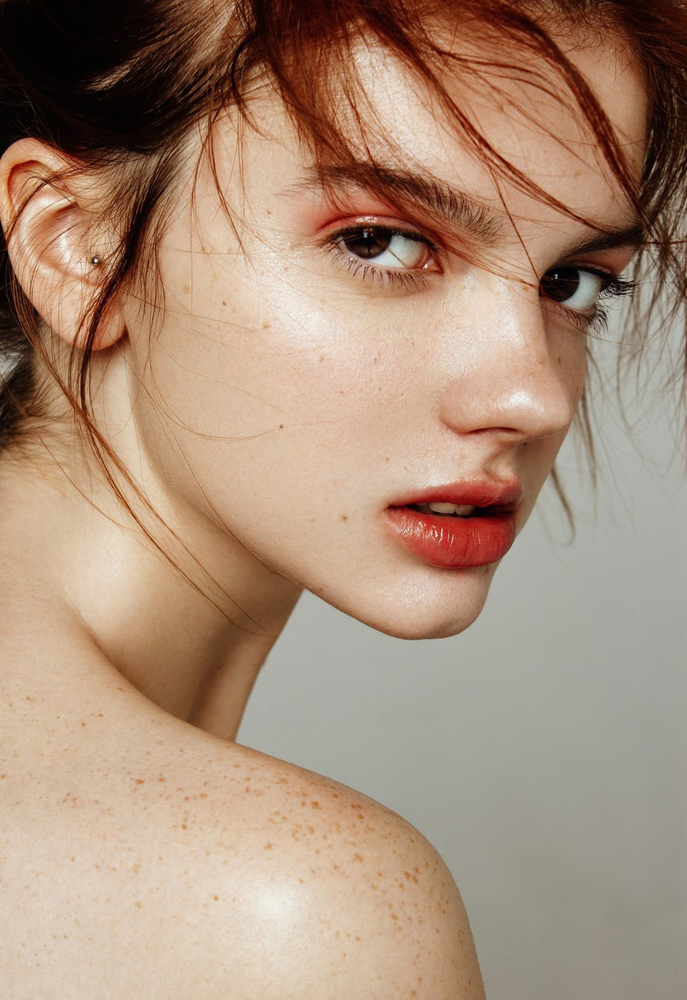
%> input picture 数字图像处理/作业/experiment2-1/test.png, 687 x 1000 px, shrunk from 1024 x 1490 before the run
$ octave experiment2_1.m   (GNU Octave 9; MATLAB toolbox functions it lacks are replaced by stand-ins)
%> lines starting %> are read from the running program, lines starting %| are printed output that depends on the picture
close all;clc;clear
img=imread("test.png");
%> img is the input picture: size 1000x687x3 uint8; mean R, G, B 169.3, 142, 121.6
imgG2B=img;imgR2B=img;imgR2G=img;
imgG2B(:,:,2)=img(:,:,3);
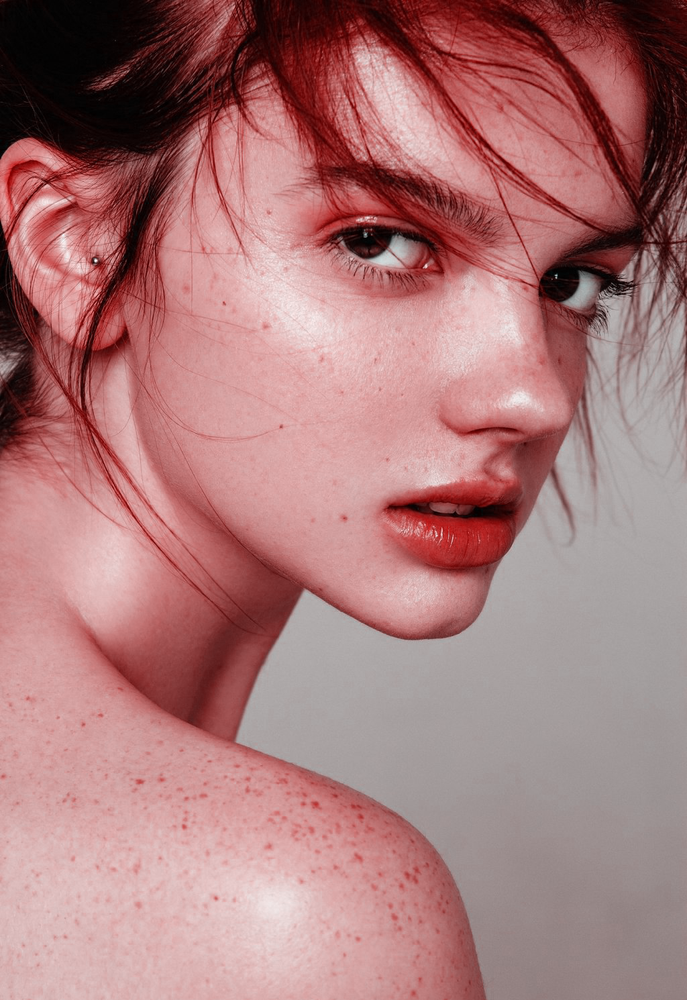
%> imgG2B: size 1000x687x3 uint8; mean R, G, B 169.3, 121.6, 121.6
imgG2B(:,:,3)=img(:,:,2);
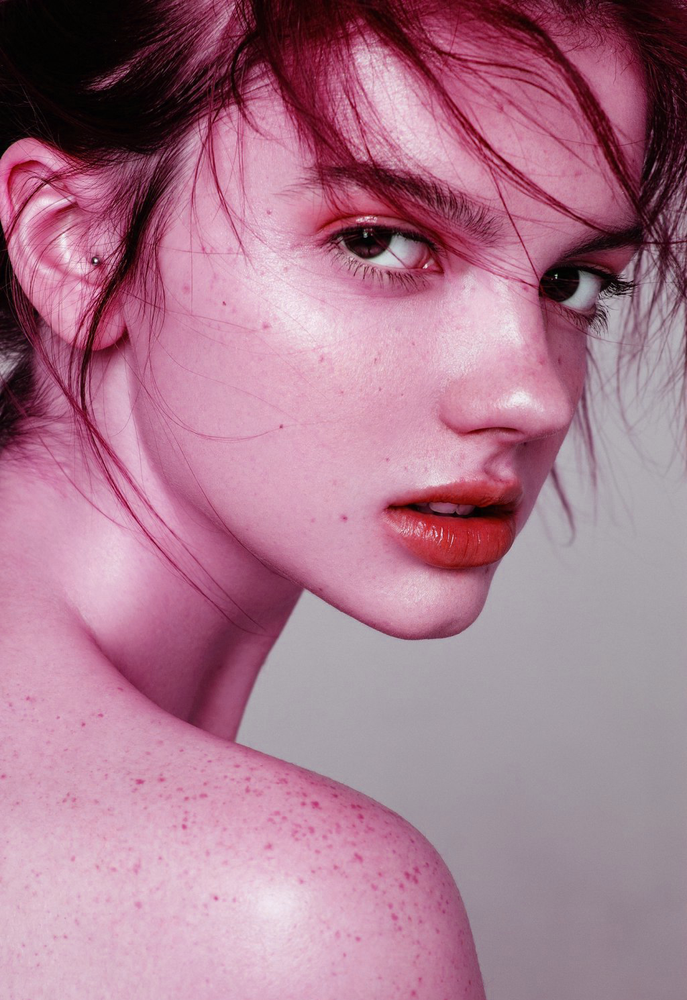
%> imgG2B: size 1000x687x3 uint8; mean R, G, B 169.3, 121.6, 142
imgR2G(:,:,1)=img(:,:,2);
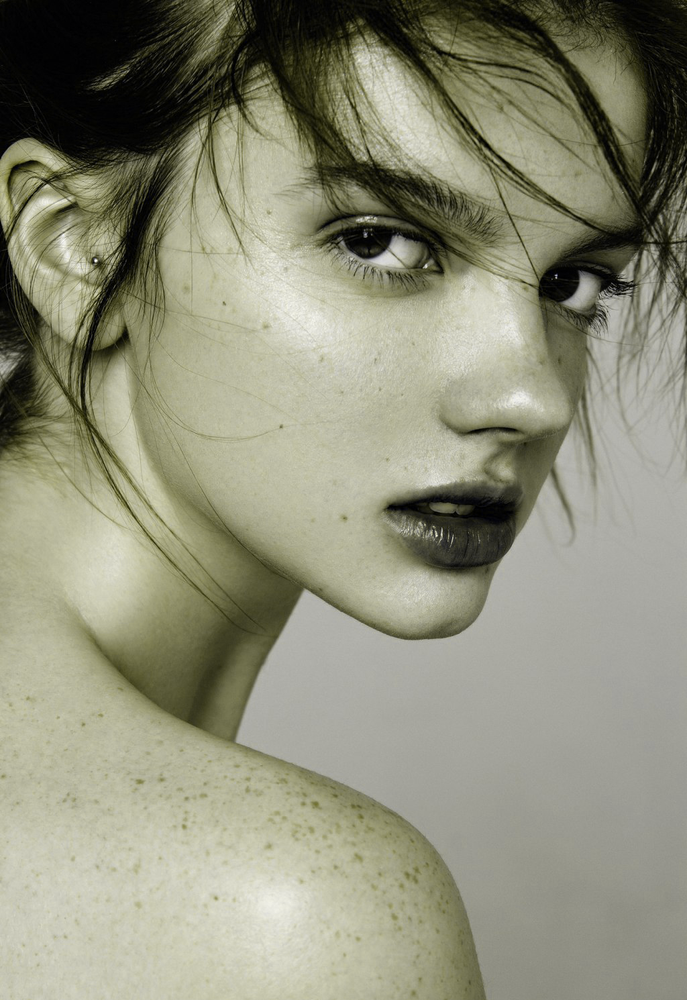
%> imgR2G: size 1000x687x3 uint8; mean R, G, B 142, 142, 121.6
imgR2G(:,:,2)=img(:,:,1);
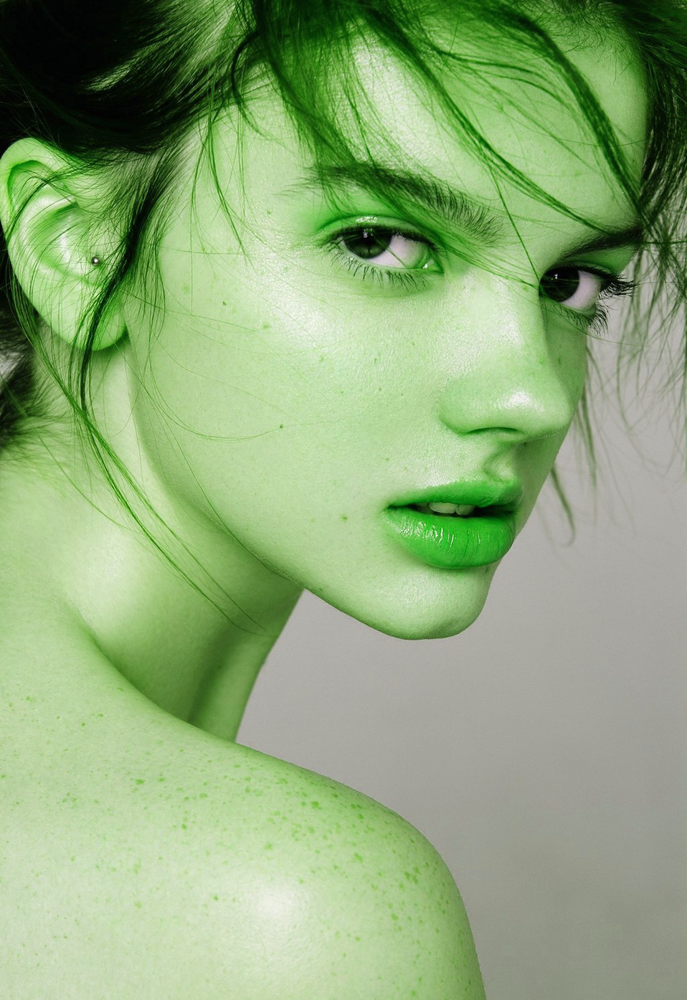
%> imgR2G: size 1000x687x3 uint8; mean R, G, B 142, 169.3, 121.6
imgR2B(:,:,1)=img(:,:,3);
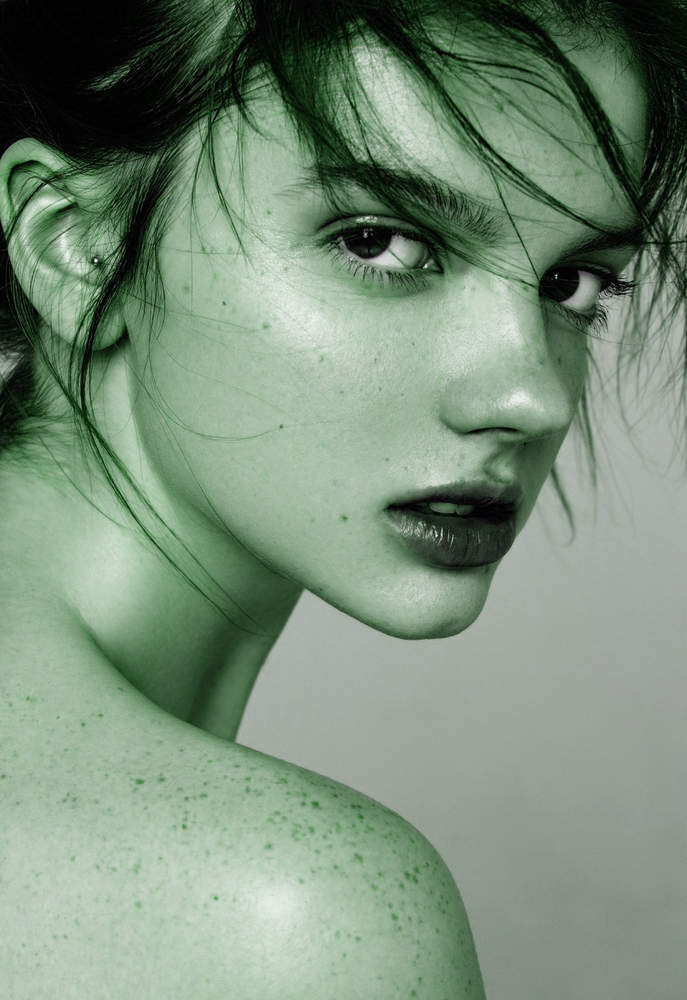
%> imgR2B: size 1000x687x3 uint8; mean R, G, B 121.6, 142, 121.6
imgR2B(:,:,3)=img(:,:,1);
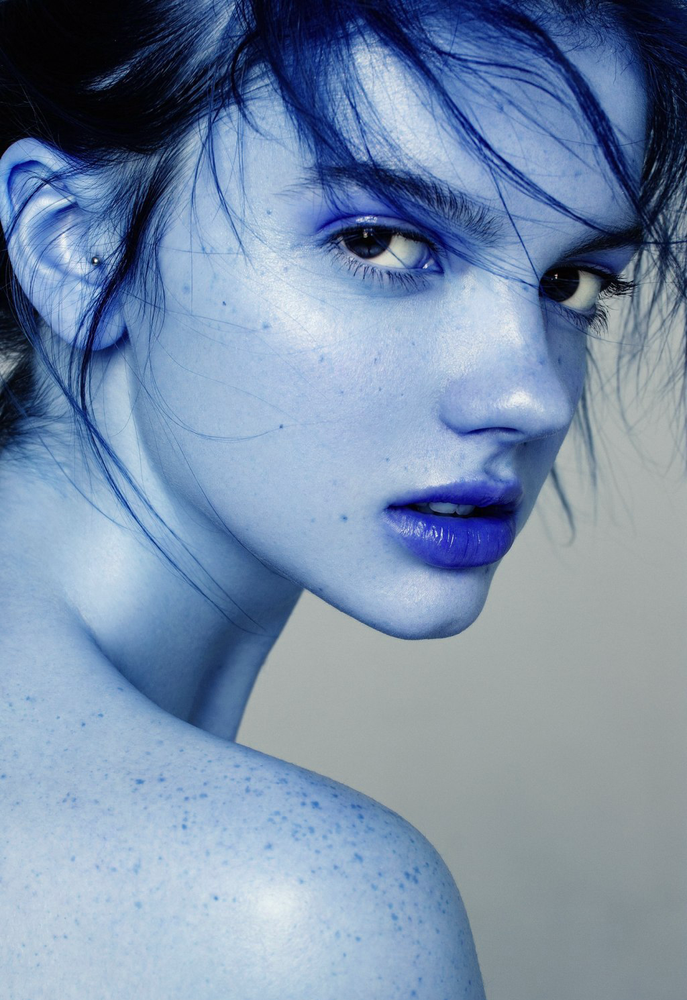
%> imgR2B: size 1000x687x3 uint8; mean R, G, B 121.6, 142, 169.3
subplot(2,2,1); imshow(img);
subplot(2,2,2); imshow(imgG2B);
subplot(2,2,3); imshow(imgR2B);
subplot(2,2,4); imshow(imgR2G);
